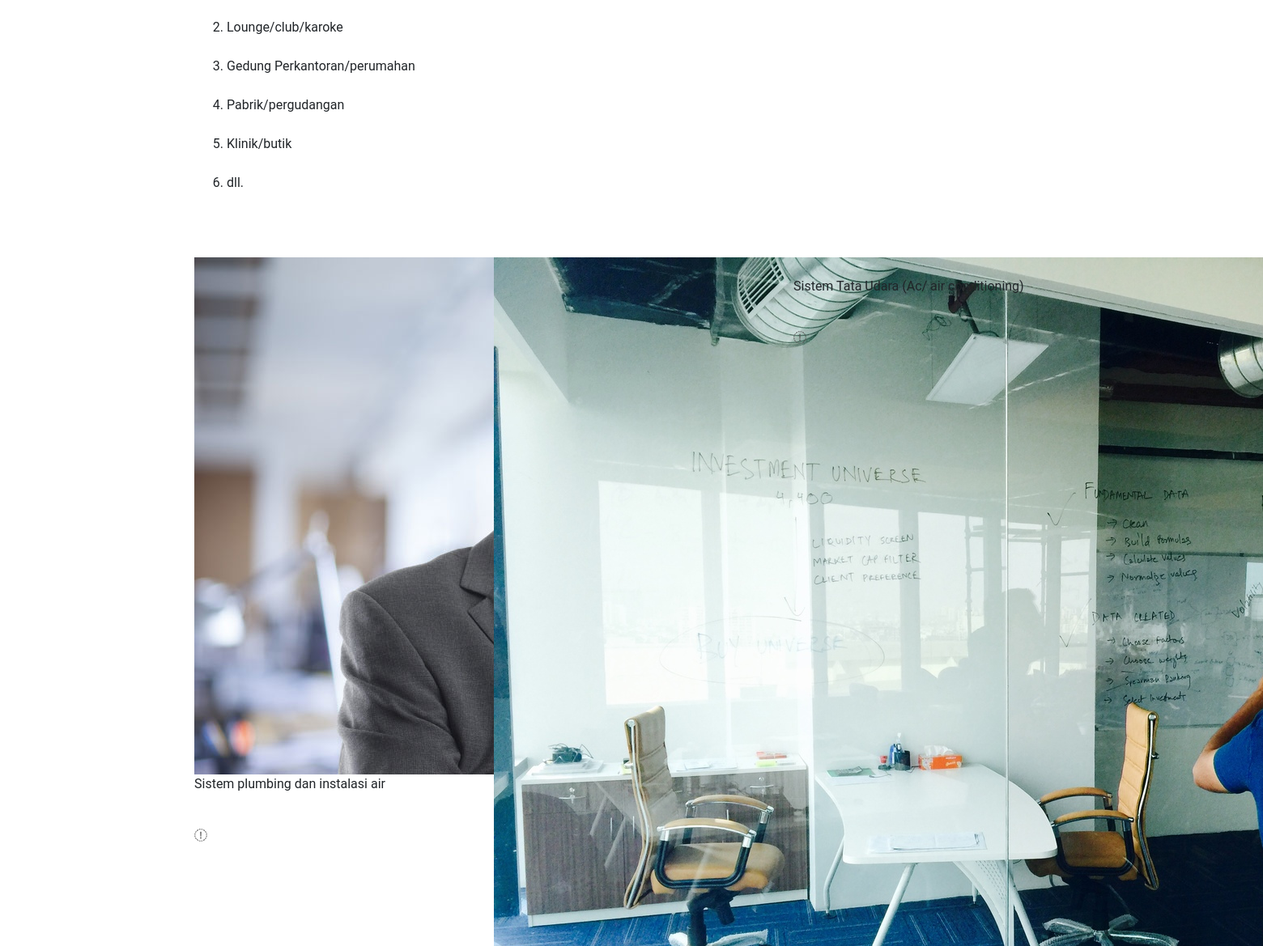
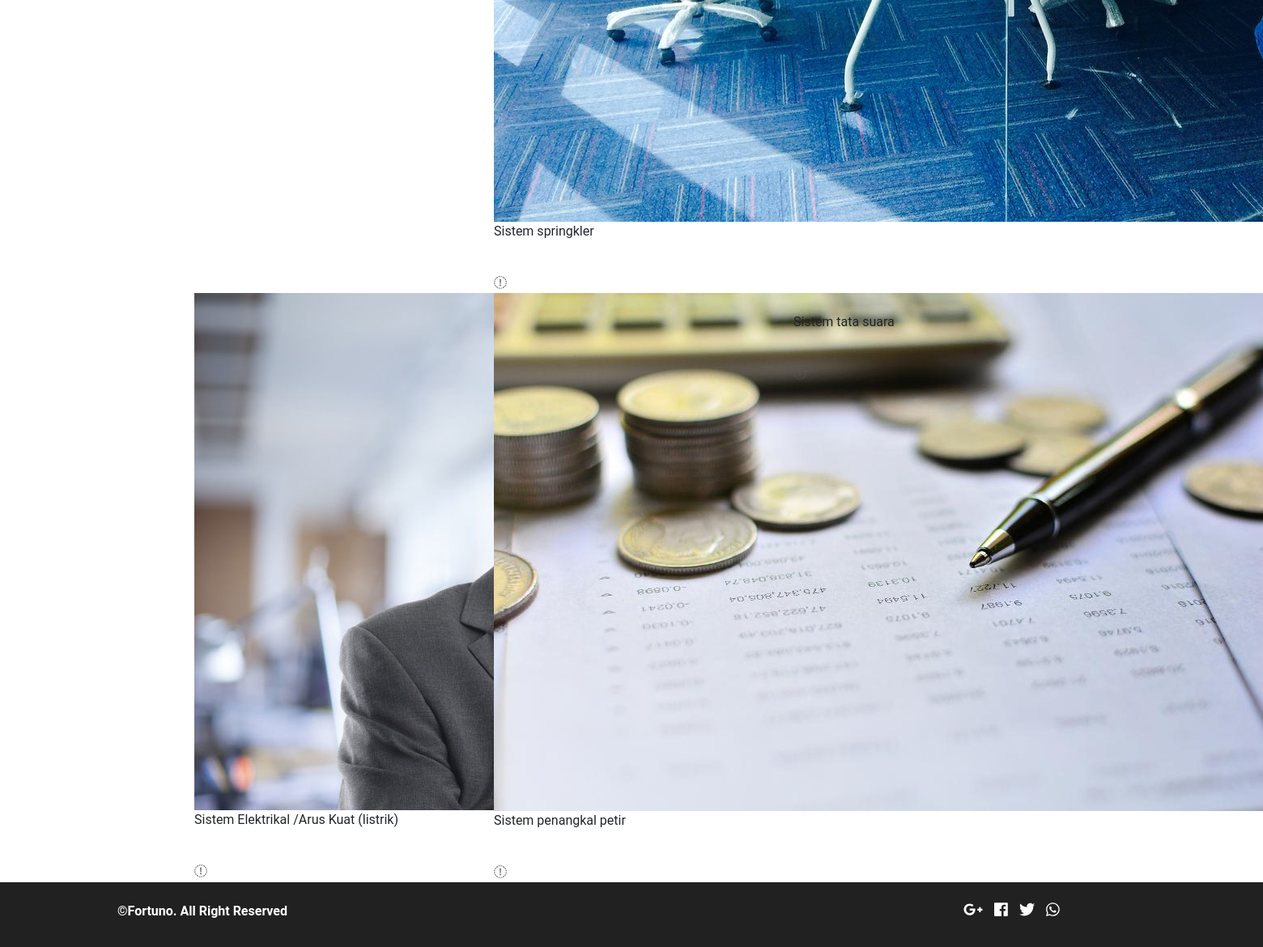
Before: /index.php/service (lower part) with the older database file (2 pictures, top to bottom).
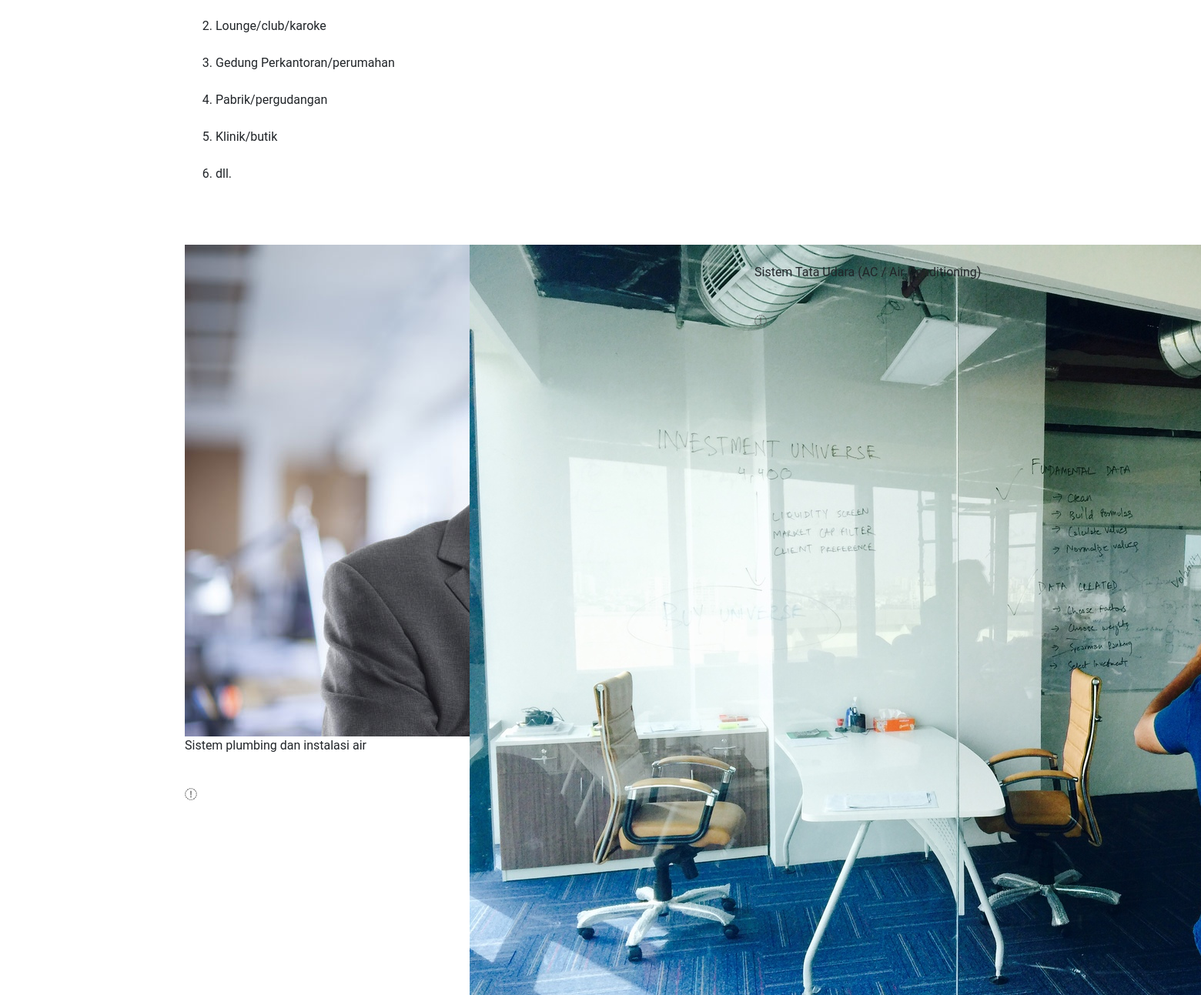
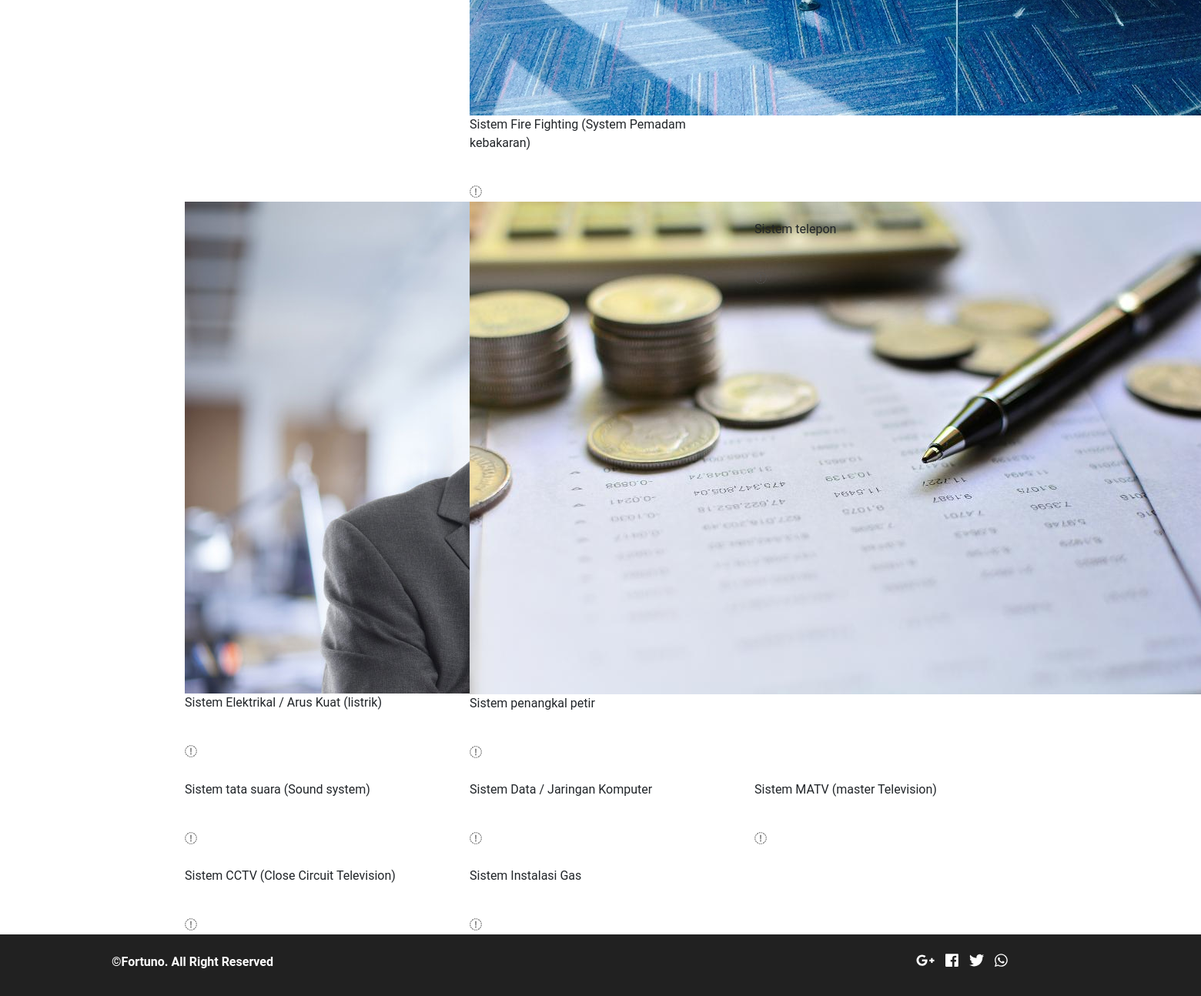
After: the same page with the newer database file (2 pictures, top to bottom).
### tables this page shows
CREATE TABLE `fortu_text` (
  `text_id` int(8) NOT NULL,
  `text_footer` text NOT NULL,
  `text_footer_en` text NOT NULL,
  `text_slide` text NOT NULL,
  `text_slide_en` text NOT NULL,
  `text_quote` text NOT NULL,
  `text_quote_en` text NOT NULL,
  `text_service` text NOT NULL,
  `text_service_en` text NOT NULL,
  `text_portofolio` text NOT NULL,
  `text_portofolio_en` text NOT NULL,
  `text_mecha` text NOT NULL,
  `text_mecha_en` text NOT NULL
);

CREATE TABLE `fortu_services` (
  `services_id` int(11) NOT NULL,
  `catservices_id` int(8) NOT NULL,
  `services_name` varchar(255) NOT NULL,
  `services_name_en` varchar(255) NOT NULL,
  `services_desc` text NOT NULL,
  `services_desc_en` text NOT NULL,
  `services_alt` varchar(255) NOT NULL COMMENT 'alt untuk gambar',
  `services_pub` enum('88','99') NOT NULL COMMENT '99 = publish',
  `services_link` varchar(255) NOT NULL
);

### application/views/index.php (called while the page is built)
<?php
$this->load->view('component/top', isset($top) ? $top : 0);
$this->load->view('component/header', isset($header) ? $header : 0);
$this->load->view($content, isset($component) ? $component : 0);
$this->load->view('component/footer');
$this->load->view('component/bottom', isset($bottom) ? $bottom : 0);

### application/controllers/Service.php (called while the page is built, shortened)
<?php
class Service extends Frontend_Controller {
	public function index()
	{
		$this->data['text'] = $this->text_model->get(1);
		$change = array();
		$services = $this->services_model->get();
		$i=0;
		foreach ($services as $service) {
			$select = array('parent_id' => $service->services_id, 'image_parent_name' => 'services');
			$select['image_seq'] = 0;
			$image = $this->image_model->get_by($select, 1, NULL, TRUE);
			$select['image_seq'] = 1;
			$icon = $this->image_model->get_by($select, 1, NULL, TRUE);
			$change[$i] = (object)array(
				'service_name' => $service->services_name,
				'service_desc' => $service->services_desc,
				'service_link' => $service->services_link,
				'service_image'=> $image->image_name,
				'service_icon' => $icon->image_name,
			);
			$i++;
		}
		$this->data['services'] = $change;
		$this->data['content']	= 'pages/service';
		$this->load->view('index', $this->data);
	}
}

### index.php (called while the page is built, shortened)
<?php
require_once BASEPATH.'core/CodeIgniter.php';

### application/core/MY_Model.php (called while the page is built, shortened)
<?php
class MY_Model extends CI_Model
{
	protected $_table_name;
	protected $_order_by;
	protected $_order_by_type;
	protected $_primary_filter = 'intval';
	protected $_primary_key;
	public function get($id = NULL, $single = FALSE)
	{
		if ($id != NULL) {
			$filter = $this->_primary_filter;
			$id = $filter($id);
			$this->db->where($this->_primary_key, $id);
			$method = 'row';
		}
		elseif ($single == TRUE) {
			$method = 'row';
		}
		else {
			$method = 'result';
		}
		if ($this->_order_by_type) {
			$this->db->order_by($this->_order_by, $this->_order_by_type);
		}
		else {
			$this->db->order_by($this->_order_by);
		}
		return $this->db->get('{PRE}'.$this->_table_name)->$method();
	}
	public function get_by($where = NULL, $limit = NULL, $offset = NULL, $single = FALSE, $select = NULL)
	{
		if ($where != NULL) {
			$this->db->where($where);
		}
		if (($limit) && ($offset)) {
			$this->db->limit($limit, $offset);
		}
		elseif (($limit)) {
			$this->db->limit($limit);
		}
		return $this->get(NULL, $single);
	}
	public function count($where = NULL)
	{
		if ($where) {
			$this->db->where($where);
		}
		$this->db->from('{PRE}'.$this->_table_name);
		return $this->db->count_all_results();
	}
}

### application/views/pages/service.php (the view, shortened to what this page needs)
<section>
  <div class="service">
    <div class="content-service">
      <div class="container">
        <div class="row">
          <div class="col-lg-12">
            <p><?=nl2br($text->text_service)?></p>
          </div>
        </div>
        <div class="row">
          <?php foreach ($services as $service): ?>
            <div class="col-lg-4">
              <div class="box-service">
                <img src="<?=site_url("uploads/img/services/$service->service_image")?>" alt="">
                <p><?=$service->service_name?></p>
                <div class="icon"><img src="<?=site_url("uploads/img/services/$service->service_icon")?>" alt=""></div>
                <a href="<?=site_url('our-service/'.$service->service_link)?>">
                  <i class="fa fa-long-arrow-right"></i>
                </a>
              </div>
            </div>
          <?php endforeach; ?>
        </div>
      </div>
    </div>
  </div>
</section>

### application/views/component/top.php (shortened to what this page needs)
<!DOCTYPE html>
<html lang="en">
	<head>
		<link rel="stylesheet" href="<?php echo base_url();?>plugins/bootstrap_new/bootstrap.min.css">
		<link rel="stylesheet" href="<?php echo base_url();?>dist/css/fort.style.css">
		<?php if (isset($top)): ?>
			<?php
			switch ($top) {
				case 'services': ?>
				<link rel="stylesheet" href="<?php echo base_url();?>dist/css/fort.style_services.css">
				<?php break;
			}
			 ?>
		<?php else: ?>
			<link rel="stylesheet" href="<?php echo base_url();?>dist/css/fort.style_home.css">
		<?php endif; ?>
	</head>
<body>

### application/views/component/footer.php
<footer><br>
  <div class="row">
    <div class="col-md-1"></div>
    <div class="col-md-8 cwhite">
      <strong>&copy;Fortuno. All Right Reserved</strong>
    </div>
    <div class="col-md-2 cwhite medsos">
      <i class="fab fa-google-plus-g medsos-icon"></i>
      <i class="fab fa-facebook medsos-icon"></i>
      <i class="fab fa-twitter medsos-icon"></i>
      <i class="fab fa-whatsapp medsos-icon"></i>
    </div>
    <div class="col-md-1"></div>
  </div>
</footer>

### application/views/component/bottom.php (shortened to what this page needs)
  </body>
</html>

Changed rows visible on the page:
changed fortu_services: services_name "Sistem springkler" → "Sistem Fire Fighting (System Pemadam kebakaran)"
changed fortu_services: services_name "Sistem Tata Udara (Ac/ air conditioning)" → "Sistem Tata Udara (AC / Air Conditioning)"
changed fortu_services: services_name "Sistem Elektrikal /Arus Kuat (listrik)" → "Sistem Elektrikal / Arus Kuat (listrik)"
changed fortu_services: services_name "Sistem tata suara" → "Sistem telepon"
added fortu_services: services_name "Sistem tata suara (Sound system)"
added fortu_services: services_name "Sistem Data / Jaringan Komputer"
added fortu_services: services_name "Sistem MATV (master Television)"
added fortu_services: services_name "Sistem CCTV (Close Circuit Television)"
added fortu_services: services_name "Sistem Instalasi Gas"
